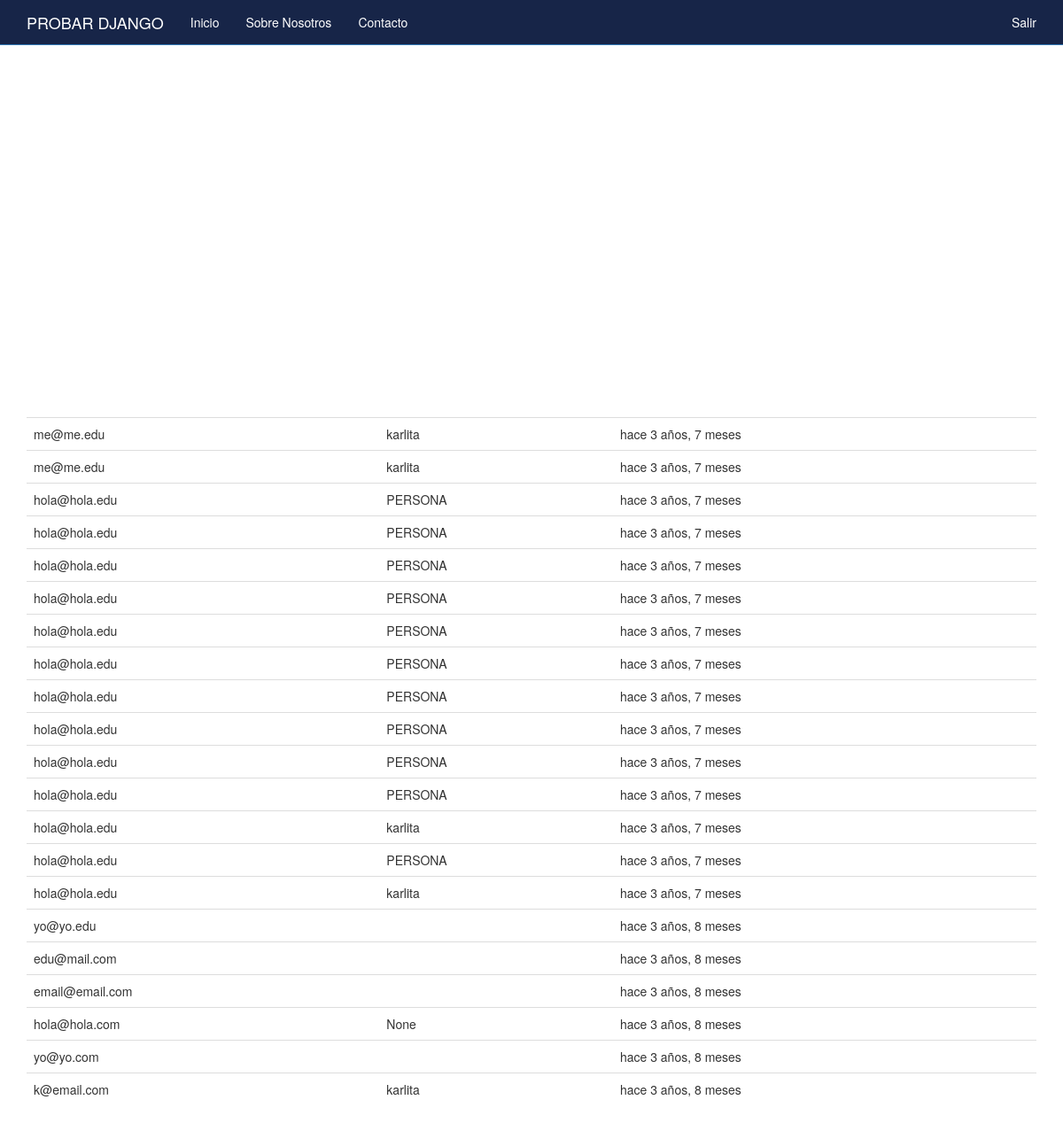
The app's page / (signed in) with its own data.
### boletin/models.py (models this page shows, shortened)
class Registrado(models.Model):
	nombre = models.CharField(max_length=100, blank=True, null=True)
	email = models.EmailField()
	timestamp = models.DateTimeField(auto_now_add=True, auto_now=False)
	def __str__(self): #Python 3
		return self.email

### boletin/views.py (the view, shortened to what this page needs)
# urls.py: url(r'^$', views.inicio, name='inicio'),
def inicio(request):
	titulo = "Bienvenidos."
	if request.user.is_authenticated():
		titulo = "Bienvenid@ %s" %(request.user)
	form = RegModelForm(request.POST or None)
	context = {
				"titulo": titulo,
				"el_form": form,
			}
	if request.user.is_authenticated() and request.user.is_staff:
		queryset = Registrado.objects.all().order_by("-timestamp") #.filter(nombre__iexact="karlita")
		context = {
			"queryset": queryset,
		}
	return render(request, "inicio.html", context)

### templates/inicio.html (shortened to what this page needs)
{% extends "base.html" %}
{% load crispy_forms_tags %}
{% load static %}
{% block jumbotron %}
{% if request.user.is_staff %}
<div class='container'>
<table class='table'>
  {% for instance in queryset %}
  <tr><td>{{ instance }}</td><td>{{ instance.nombre }}</td><td>hace {{ instance.timestamp|timesince }}</td></tr><br/>
  {% endfor %}
</table>
</div>
{% endif %}
{% endblock %}

### templates/base.html (shortened to what this page needs)
<!DOCTYPE html>
{% load static %}
<html lang="en">
  <head>
{% include "head_css.html" %}
{% include "navbar.html" %}
{% block jumbotron %}
{% endblock %}
  </body>
</html>

### templates/head_css.html (shortened to what this page needs)
{% load static %}
    <link href="{% static 'css/bootstrap.min.css' %}" rel="stylesheet">
    <link href="{% static 'css/ie10-viewport-bug-workaround.css' %}" rel="stylesheet">
    <link href="{% static 'css/navbar-static-top.css' %}" rel="stylesheet">
    <link href="{% static 'css/custom.css' %}" rel="stylesheet">

### templates/navbar.html (shortened to what this page needs)
    <nav class="navbar navbar-default navbar-static-top">
      <div class="container">
        <div class="navbar-header">
          <a class="navbar-brand" href="/">PROBAR DJANGO</a>
        </div>
        <div id="navbar" class="navbar-collapse collapse">
          <ul class="nav navbar-nav">
            <li><a href="/">Inicio</a></li>
            <li><a href="{% url 'about' %}">Sobre Nosotros</a></li>
            <li><a href="{% url 'contact' %}">Contacto</a></li>
          </ul>
          <ul class="nav navbar-nav navbar-right">
            {% if request.user.is_authenticated %}
            <li><a href="{% url 'auth_logout' %}">Salir</a></li>
            {% else %}
            <li><a href="{% url 'registration_register' %}">Registrarte</a></li>
            {% endif %}
          </ul>
        </div>
      </div>
    </nav>

### templates/javascript.html (shortened to what this page needs)
{% load static %}

### static_pro/static/css/navbar-static-top.css (style rules this page uses)
.navbar-static-top { margin-bottom: 0px; }
.navbar-default { background-color: #172548 !important; border-color: #337ab7; }
.navbar-default .navbar-brand { color: #FFF; }
.navbar-default .navbar-nav>li>a { color: #FFF; }

### records on screen
Registrado: email "me@me.edu", nombre "karlita", timestamp "3 años, 7 meses"
Registrado: email "me@me.edu", nombre "karlita", timestamp "3 años, 7 meses"
Registrado: email "hola@hola.edu", nombre "PERSONA", timestamp "3 años, 7 meses"
Registrado: email "hola@hola.edu", nombre "PERSONA", timestamp "3 años, 7 meses"
Registrado: email "hola@hola.edu", nombre "PERSONA", timestamp "3 años, 7 meses"
Registrado: email "hola@hola.edu", nombre "PERSONA", timestamp "3 años, 7 meses"
Registrado: email "hola@hola.edu", nombre "PERSONA", timestamp "3 años, 7 meses"
Registrado: email "hola@hola.edu", nombre "PERSONA", timestamp "3 años, 7 meses"
Registrado: email "hola@hola.edu", nombre "PERSONA", timestamp "3 años, 7 meses"
Registrado: email "hola@hola.edu", nombre "PERSONA", timestamp "3 años, 7 meses"
Registrado: email "hola@hola.edu", nombre "PERSONA", timestamp "3 años, 7 meses"
Registrado: email "hola@hola.edu", nombre "PERSONA", timestamp "3 años, 7 meses"
Registrado: email "hola@hola.edu", nombre "karlita", timestamp "3 años, 7 meses"
Registrado: email "hola@hola.edu", nombre "PERSONA", timestamp "3 años, 7 meses"
Registrado: email "hola@hola.edu", nombre "karlita", timestamp "3 años, 7 meses"
Registrado: email "yo@yo.edu", timestamp "3 años, 8 meses"
Registrado: email "edu@mail.com", timestamp "3 años, 8 meses"
Registrado: email "email@email.com", timestamp "3 años, 8 meses"
Registrado: email "hola@hola.com", nombre "None", timestamp "3 años, 8 meses"
Registrado: email "yo@yo.com", timestamp "3 años, 8 meses"
Registrado: email "k@email.com", nombre "karlita", timestamp "3 años, 8 meses"
